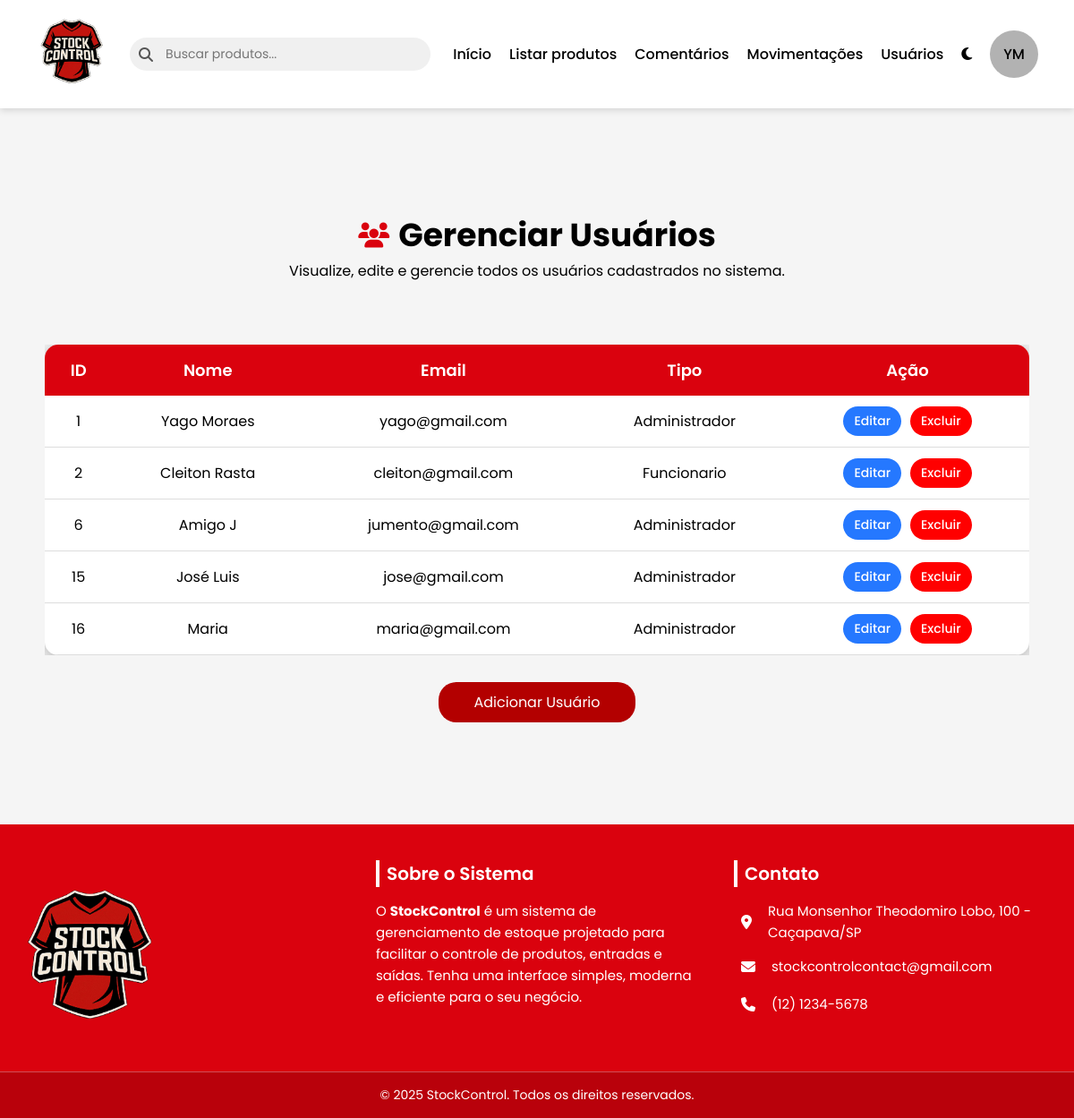
The app's page /php/gerenciar_usuarios.php (signed in), older data.
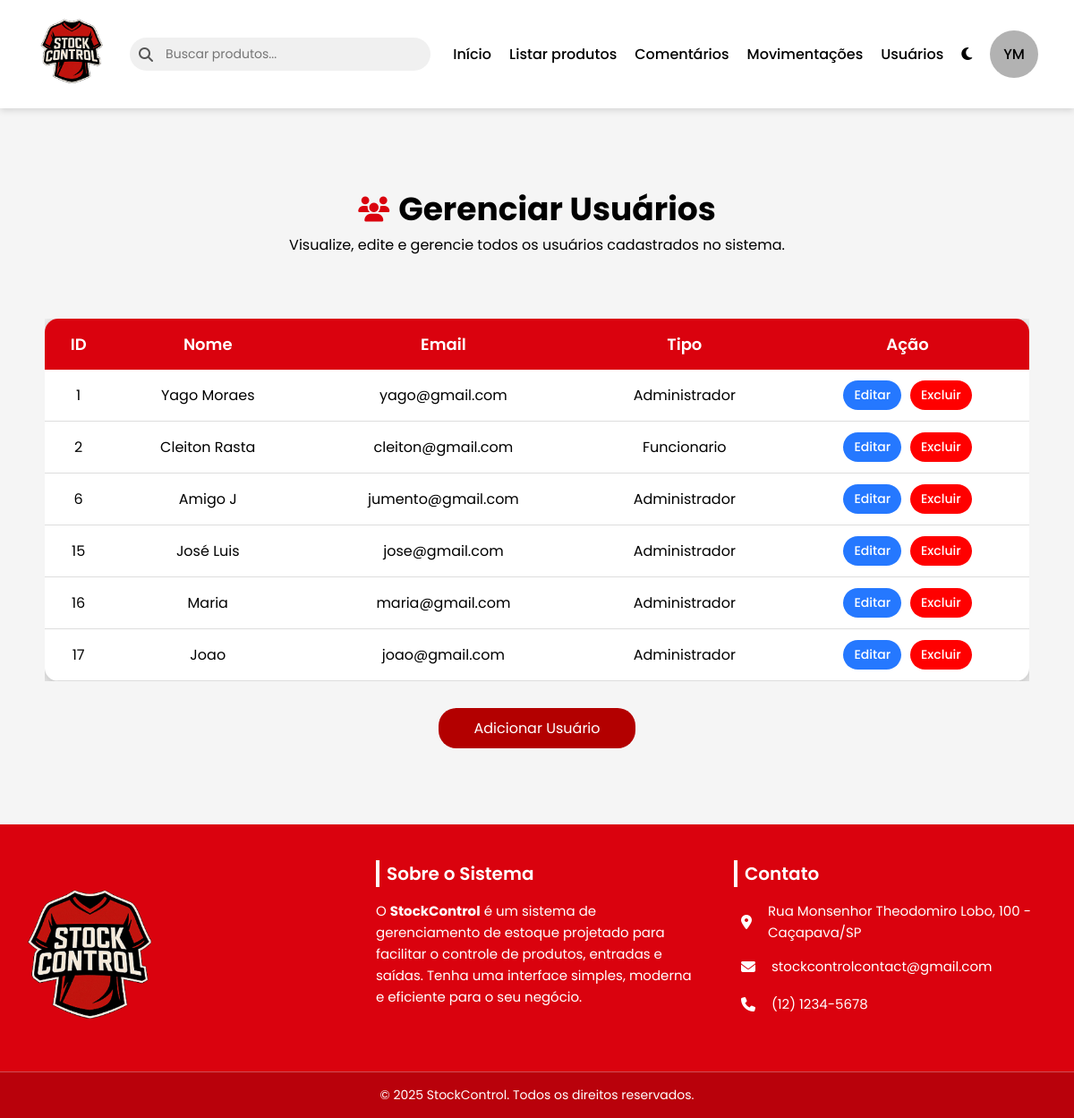
The same page, newer data.
### tables this page shows
CREATE TABLE `usuarios` (
  `id_usuario` int(11) NOT NULL,
  `nome_usuario` varchar(100) NOT NULL,
  `email_usuario` varchar(100) NOT NULL,
  `senha_usuario` varchar(255) NOT NULL,
  `tipo_usuario` enum('Administrador','Funcionario') NOT NULL
);

### php/gerenciar_usuarios.php (the view, shortened to what this page needs)
<?php
include('conexao.php');
$stmt_usuario = $conexao->prepare('SELECT * FROM usuarios');
$stmt_usuario->execute();
$result_usuario = $stmt_usuario->get_result();
?>
<!DOCTYPE html>
<html lang="pt-br">
<head>
    <link rel="stylesheet" href="../css/gerenciar_usuarios.css">
</head>
<body>
    <?php include 'nav.php'; ?>
    <main>
        <div class="titulo">
            <h1><i class="fas fa-users"></i> Gerenciar Usuários</h1>
            <p>Visualize, edite e gerencie todos os usuários cadastrados no sistema.</p>
        </div>
        <div class="table-container">
            <table>
                <thead>
                    <tr>
                        <th>ID</th>
                        <th>Nome</th>
                        <th>Email</th>
                        <th>Tipo</th>
                        <th>Ação</th>
                    </tr>
                </thead>
                <?php if ($result_usuario->num_rows > 0): ?>
                    <?php while ($usuario = $result_usuario->fetch_assoc()): ?>
                        <tbody>
                            <tr>
                                <th><?php echo htmlspecialchars($usuario['id_usuario']) ?></th>
                                <th><?php echo htmlspecialchars($usuario['nome_usuario']) ?></th>
                                <th><?php echo htmlspecialchars($usuario['email_usuario']) ?></th>
                                <th><?php echo htmlspecialchars($usuario['tipo_usuario']) ?></th>
                                <th>
                                    <div class="acoes">
                                        <button class="botao" id="editar" onclick="abrirModal(<?= $usuario['id_usuario'] ?>, '<?= addslashes($usuario['nome_usuario']) ?>', '<?= addslashes($usuario['email_usuario']) ?>', '<?= $usuario['tipo_usuario'] ?>')">Editar</button>
                                        <a href="javascript:void(0)" class="botao" id="excluir" onclick="confirmarExclusao(<?php echo $usuario['id_usuario'] ?>)">Excluir</a>
                                    </div>
                                </th>
                            </tr>
                        </tbody>
                    <?php endwhile; ?>
                <?php endif; ?>
            </table>
        </div>
        <a href="#" id="adicionar_usuario">Adicionar Usuário</a>
    </main>
    <?php include('footer.php') ?>
</body>
</html>

Row changes from the older to the newer data that the page shows:
added usuarios: id_usuario "17", nome_usuario "Joao", email_usuario "joao@gmail.com", tipo_usuario "Administrador"
